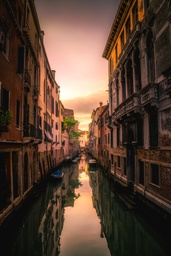
#> input picture Pillow (picture editing)/Canal.jfif, 171 x 256 px, shrunk from 1467 x 2200 before the run
$ python pillow.py
#> lines starting #> are read from the running program, lines starting #| are printed output that depends on the picture; after the words box and inside, x2 and y2 are one past the last pixel; in counts of white or black regions, pixels touching at a corner belong together
import PIL
from PIL import Image

def xcords(widthIt, width):
    if widthIt == 0:
        xcords = ["skip", "skip", 0, 1, 2]
    elif widthIt == 1:
        xcords = ["skip", 0, 1, 2, 3]
    elif widthIt == width-1:
        xcords = [(width - 3), (width - 2), (width - 1), "skip", "skip"]
    elif widthIt == width-2:
        xcords = [(width - 4), (width - 3), (width - 2), (width - 1), "skip"]
    else:
        xcords = [(widthIt - 2), (widthIt - 1), widthIt, (widthIt + 1), (widthIt + 2)]
    return xcords

def ycords(heightIt, height):
    if heightIt == 0:
        ycords = ["skip", "skip", 0, 1, 2]
    elif heightIt == 1:
        ycords = ["skip", 0, 1, 2, 3]
    elif heightIt == height-1:
        ycords = [(height - 3), (height - 2), (height - 1), "skip", "skip"]
    elif heightIt == height-2:
        ycords = [(height - 4), (height - 3), (height - 2), (height - 1), "skip"]
    else:
        ycords = [(heightIt - 2), (heightIt - 1), heightIt, (heightIt + 1), (heightIt + 2)]
    return ycords

def relGrad(pixel, heightIt, widthIt, height, width, pixelsArray):
    relGrad = False
    ycordsarray = ycords(heightIt, height)
    xcordsarray = xcords(widthIt, width)
    for i in range(3):
        for j in range(3):
                ycord = ycordsarray[i+1]
                xcord = xcordsarray[j+1]
                if xcord == "skip" or ycord == "skip":
                    pass
                else:
                    compPixel = pixelsArray[ycord][xcord]
                    RGrad = abs(compPixel[0]-pixel[0])
                    GGrad = abs(compPixel[1] - pixel[1])
                    BGrad = abs(compPixel[2] - pixel[2])
                    if RGrad > 20:
                        relGrad = True
                    if GGrad > 20:
                        relGrad = True
                    if BGrad > 20:
                        relGrad = True

    return relGrad

def getPixels():
    picture = Image.open("Canal.jfif", "r")
#> picture is the input picture: PIL image 171x256 RGB; mean R, G, B 87.5, 65, 51.1
    pixelsList = list(picture.getdata())
#> pixelsList = 43776 items
    width, height = picture.size
#> width = 171; height = 256

    pixelsArray = []
    pixelcounter = 0
    for heightIt in range(height):
        Row = []
        for widthIt in range(width):
            pixel = pixelsList[pixelcounter]
            pixelcounter = pixelcounter + 1
            Row.append(pixel)
        pixelsArray.append(Row)
#> after the loop, pixelcounter = 43776; pixelsArray = 256 items
    picture.close()
    return pixelsArray, width, height

def outline():
    pixelsArray, width, height = getPixels()
#> pixelsArray = 256 items; width = 171; height = 256

    relGradArray = []
    for heightIt in range(height):
        relGradRow =[]
        for widthIt in range(width):
            pixel = pixelsArray[heightIt][widthIt]
            relGradint = relGrad(pixel, heightIt, widthIt, height, width, pixelsArray)
            relGradRow.append(relGradint)
        relGradArray.append(relGradRow)
#> this loop made 256 passes

    gradlines = Image.new(mode="RGB", size = (width, height), color = (255, 255, 255))
#> gradlines: PIL image 171x256 RGB; every value is 255
    for heightIt in range(height):
        for widthIt in range(width):
            if (relGradArray[heightIt][widthIt]):
                gradlines.putpixel((widthIt, heightIt), (0,0,0))
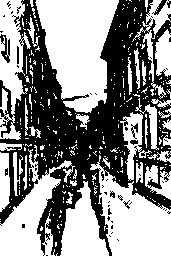
#> gradlines: PIL image 171x256 RGB; 54.9% white; 52 black regions (44 under 20 px), largest, box (x1, y1, x2, y2) and area: (0, 0, 171, 256) 19101, (0, 34, 10, 63) 144, (152, 0, 167, 15) 73

    gradlines.show()

# [82 lines left out: functions averageRGB, grayscale, stain, blur, redeyeAutoRemoval, not called in this run]

if __name__ == "__main__":
    outline()
